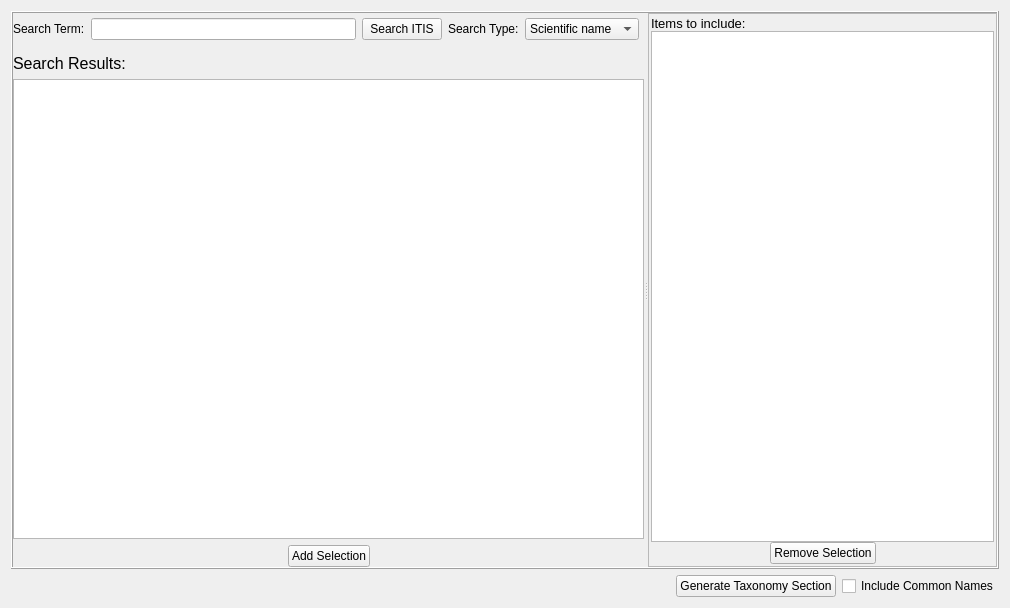
<?xml version="1.0" encoding="UTF-8"?>
<ui version="4.0">
 <class>ItisSearchWidget</class>
 <widget class="QWidget" name="ItisSearchWidget">
  <property name="geometry">
   <rect>
    <x>0</x>
    <y>0</y>
    <width>1010</width>
    <height>608</height>
   </rect>
  </property>
  <property name="windowTitle">
   <string>ITIS Search</string>
  </property>
  <layout class="QVBoxLayout" name="verticalLayout_3">
   <item>
    <layout class="QVBoxLayout" name="verticalLayout_2">
     <item>
      <widget class="QSplitter" name="splitter">
       <property name="sizePolicy">
        <sizepolicy hsizetype="Expanding" vsizetype="Expanding">
         <horstretch>0</horstretch>
         <verstretch>0</verstretch>
        </sizepolicy>
       </property>
       <property name="frameShape">
        <enum>QFrame::Box</enum>
       </property>
       <property name="frameShadow">
        <enum>QFrame::Raised</enum>
       </property>
       <property name="orientation">
        <enum>Qt::Horizontal</enum>
       </property>
       <widget class="QWidget" name="layoutWidget">
        <layout class="QVBoxLayout" name="verticalLayout">
         <item>
          <layout class="QHBoxLayout" name="horizontalLayout">
           <property name="spacing">
            <number>6</number>
           </property>
           <property name="leftMargin">
            <number>0</number>
           </property>
           <property name="topMargin">
            <number>5</number>
           </property>
           <property name="rightMargin">
            <number>5</number>
           </property>
           <property name="bottomMargin">
            <number>7</number>
           </property>
           <item>
            <widget class="QLabel" name="label_search_term">
             <property name="text">
              <string>Search Term:</string>
             </property>
            </widget>
           </item>
           <item>
            <widget class="QLineEdit" name="search_term">
             <property name="toolTip">
              <string>terms to search ITIS for</string>
             </property>
            </widget>
           </item>
           <item>
            <widget class="QPushButton" name="button_search">
             <property name="toolTip">
              <string>Perform search of ITIS</string>
             </property>
             <property name="text">
              <string>Search ITIS</string>
             </property>
            </widget>
           </item>
           <item>
            <widget class="QLabel" name="label_search_type">
             <property name="toolTip">
              <string>The type of ITIS search to perform (Scientific or Common name)</string>
             </property>
             <property name="accessibleName">
              <string/>
             </property>
             <property name="text">
              <string>Search Type:</string>
             </property>
            </widget>
           </item>
           <item>
            <widget class="QComboBox" name="combo_search_type">
             <property name="contextMenuPolicy">
              <enum>Qt::DefaultContextMenu</enum>
             </property>
             <property name="toolTip">
              <string>Search ITIS on common or scientific name</string>
             </property>
             <property name="currentIndex">
              <number>1</number>
             </property>
             <item>
              <property name="text">
               <string>Common name</string>
              </property>
             </item>
             <item>
              <property name="text">
               <string>Scientific name</string>
              </property>
             </item>
            </widget>
           </item>
          </layout>
         </item>
         <item>
          <layout class="QHBoxLayout" name="horizontalLayout_6">
           <item>
            <widget class="QLabel" name="label_search_results">
             <property name="font">
              <font>
               <pointsize>12</pointsize>
              </font>
             </property>
             <property name="toolTip">
              <string>Results from the ITIS common or scientific name search</string>
             </property>
             <property name="text">
              <string>Search Results:</string>
             </property>
            </widget>
           </item>
           <item>
            <spacer name="horizontalSpacer_2">
             <property name="orientation">
              <enum>Qt::Horizontal</enum>
             </property>
             <property name="sizeHint" stdset="0">
              <size>
               <width>40</width>
               <height>20</height>
              </size>
             </property>
            </spacer>
           </item>
          </layout>
         </item>
         <item>
          <widget class="QTableView" name="table_results">
           <property name="lineWidth">
            <number>1</number>
           </property>
           <property name="selectionMode">
            <enum>QAbstractItemView::SingleSelection</enum>
           </property>
           <property name="selectionBehavior">
            <enum>QAbstractItemView::SelectRows</enum>
           </property>
           <property name="sortingEnabled">
            <bool>true</bool>
           </property>
           <attribute name="verticalHeaderVisible">
            <bool>false</bool>
           </attribute>
          </widget>
         </item>
         <item>
          <layout class="QHBoxLayout" name="horizontalLayout_2">
           <item>
            <spacer name="horizontalSpacer">
             <property name="orientation">
              <enum>Qt::Horizontal</enum>
             </property>
             <property name="sizeHint" stdset="0">
              <size>
               <width>40</width>
               <height>20</height>
              </size>
             </property>
            </spacer>
           </item>
           <item>
            <widget class="QPushButton" name="button_add_taxon">
             <property name="toolTip">
              <string>Add the selected item above to the list of include species (right)</string>
             </property>
             <property name="text">
              <string>Add Selection</string>
             </property>
            </widget>
           </item>
           <item>
            <spacer name="horizontalSpacer_5">
             <property name="orientation">
              <enum>Qt::Horizontal</enum>
             </property>
             <property name="sizeHint" stdset="0">
              <size>
               <width>40</width>
               <height>20</height>
              </size>
             </property>
            </spacer>
           </item>
          </layout>
         </item>
        </layout>
       </widget>
       <widget class="QWidget" name="horizontalLayoutWidget">
        <layout class="QVBoxLayout" name="layout_include">
         <property name="spacing">
          <number>0</number>
         </property>
         <property name="leftMargin">
          <number>0</number>
         </property>
         <property name="bottomMargin">
          <number>0</number>
         </property>
         <item>
          <widget class="QFrame" name="frame_include">
           <property name="frameShape">
            <enum>QFrame::StyledPanel</enum>
           </property>
           <property name="frameShadow">
            <enum>QFrame::Plain</enum>
           </property>
           <layout class="QVBoxLayout" name="verticalLayout_6">
            <property name="spacing">
             <number>0</number>
            </property>
            <property name="leftMargin">
             <number>2</number>
            </property>
            <property name="topMargin">
             <number>2</number>
            </property>
            <property name="rightMargin">
             <number>2</number>
            </property>
            <property name="bottomMargin">
             <number>2</number>
            </property>
            <item>
             <layout class="QVBoxLayout" name="layout_include2">
              <property name="spacing">
               <number>0</number>
              </property>
              <item>
               <widget class="QLabel" name="label_include_item">
                <property name="font">
                 <font>
                  <pointsize>10</pointsize>
                 </font>
                </property>
                <property name="toolTip">
                 <string>List of taxa to include in the taxonomy section</string>
                </property>
                <property name="text">
                 <string>Items to include:</string>
                </property>
               </widget>
              </item>
              <item>
               <widget class="QTableView" name="table_include">
                <property name="selectionMode">
                 <enum>QAbstractItemView::MultiSelection</enum>
                </property>
                <property name="selectionBehavior">
                 <enum>QAbstractItemView::SelectRows</enum>
                </property>
                <property name="sortingEnabled">
                 <bool>true</bool>
                </property>
                <attribute name="verticalHeaderVisible">
                 <bool>false</bool>
                </attribute>
               </widget>
              </item>
              <item>
               <layout class="QHBoxLayout" name="horizontalLayout_7">
                <item>
                 <spacer name="horizontalSpacer_6">
                  <property name="orientation">
                   <enum>Qt::Horizontal</enum>
                  </property>
                  <property name="sizeHint" stdset="0">
                   <size>
                    <width>40</width>
                    <height>20</height>
                   </size>
                  </property>
                 </spacer>
                </item>
                <item>
                 <widget class="QPushButton" name="button_remove_selected">
                  <property name="toolTip">
                   <string>Remove selected items from list above</string>
                  </property>
                  <property name="text">
                   <string>Remove Selection</string>
                  </property>
                 </widget>
                </item>
                <item>
                 <spacer name="horizontalSpacer_7">
                  <property name="orientation">
                   <enum>Qt::Horizontal</enum>
                  </property>
                  <property name="sizeHint" stdset="0">
                   <size>
                    <width>40</width>
                    <height>20</height>
                   </size>
                  </property>
                 </spacer>
                </item>
               </layout>
              </item>
             </layout>
            </item>
           </layout>
          </widget>
         </item>
        </layout>
       </widget>
      </widget>
     </item>
     <item>
      <layout class="QHBoxLayout" name="horizontalLayout_3">
       <property name="spacing">
        <number>6</number>
       </property>
       <item>
        <spacer name="horizontalSpacer_3">
         <property name="orientation">
          <enum>Qt::Horizontal</enum>
         </property>
         <property name="sizeHint" stdset="0">
          <size>
           <width>40</width>
           <height>20</height>
          </size>
         </property>
        </spacer>
       </item>
       <item>
        <widget class="QPushButton" name="button_gen_fgdc">
         <property name="toolTip">
          <string>Create a FGDC taxonomy section with the items in the above list</string>
         </property>
         <property name="text">
          <string>Generate Taxonomy Section</string>
         </property>
        </widget>
       </item>
       <item>
        <widget class="QCheckBox" name="check_include_common">
         <property name="toolTip">
          <string>Include common names in FGDC taxonomy section (optional elements)</string>
         </property>
         <property name="text">
          <string>Include Common Names</string>
         </property>
        </widget>
       </item>
      </layout>
     </item>
    </layout>
   </item>
  </layout>
 </widget>
 <resources/>
 <connections/>
</ui>
